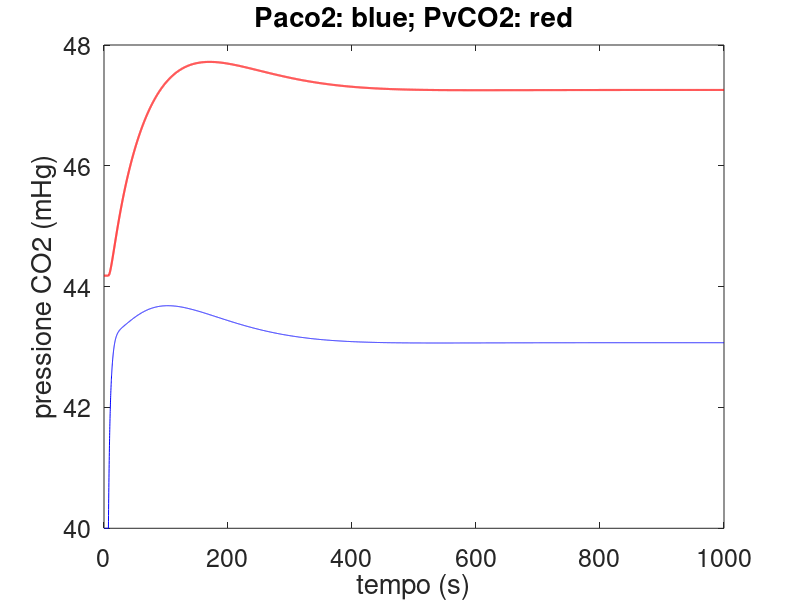
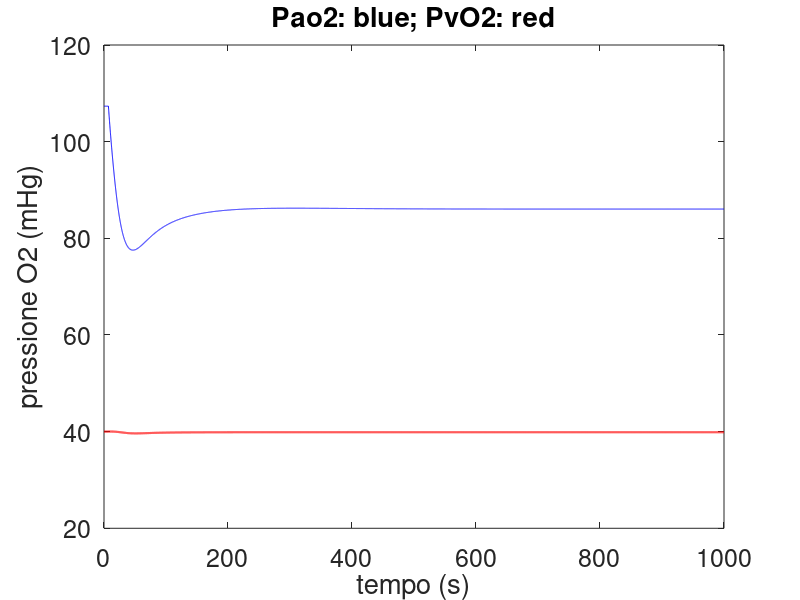
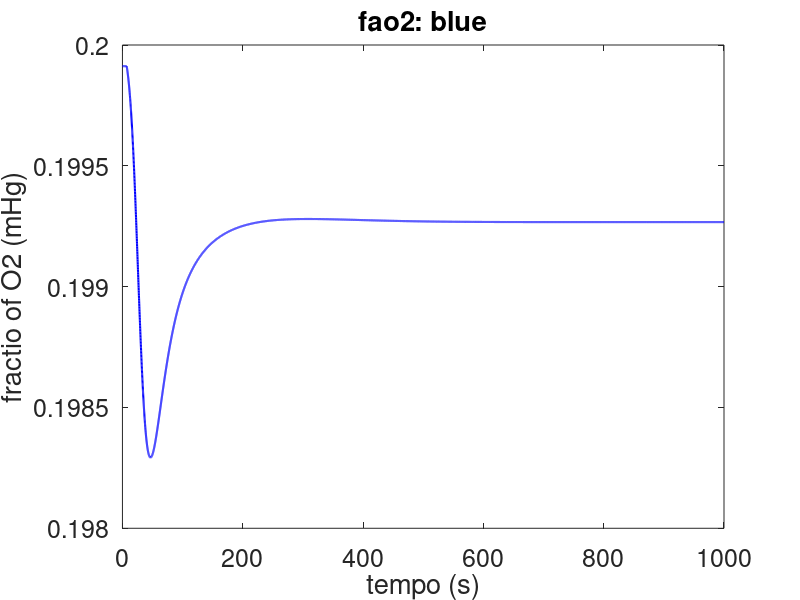
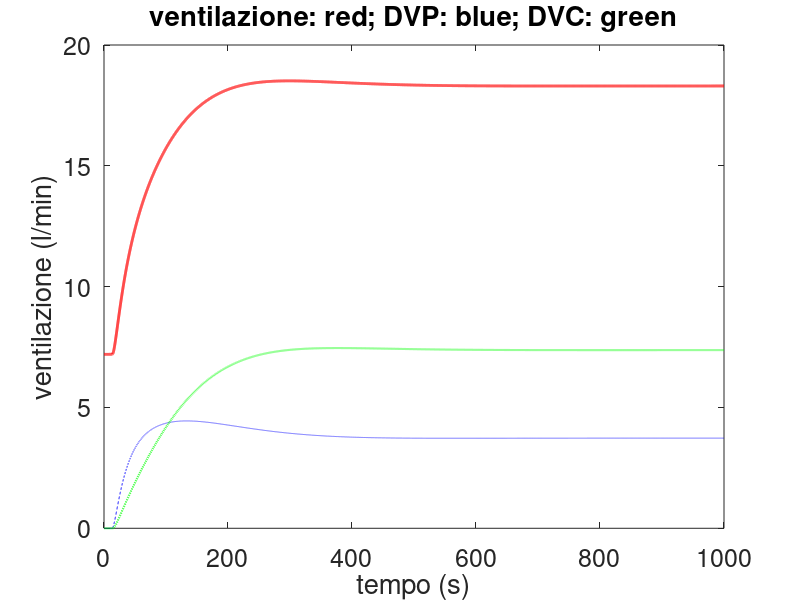

Here is the MATLAB script that generated these plots, in order:
clear all
close all
clc
Vlung = 2.5;
VD = 0.03;
Kco2 = 0.012;
ko2 = 0.1;
Phalf = 30;
Vtiss = 40;
alphaco2 = 0.001;
alphao2 = 0.0031*10/1000;
V0 = 0.12;
Fattore_guadagno = 1;
Fattore_guadagno_o2 = 1;
Gpc = 0.02*Fattore_guadagno;
Gpo  = 1*Fattore_guadagno_o2;
Gc = 0.04*Fattore_guadagno;
taup = 20;
tauc = 120;

thetap = 40;
thetac = 40;
tmax = 1000;
dt = 0.1;
t = [0:dt:tmax];
L = length(t);

failure = 1;   % normale =1, riducendo failure si simula l'insufficienza cardiaca
Q = 0.083*failure;   % valore normale 0.083;
Tp = 6.1/failure;   % valore normale 6.1;
Tc = 7.1/failure;  % valore normale 7.1

Metabolismo = 1.0;    %normale =1, aumentando metabolismo si simula un aumento del metabolismo
Mco2 = 0.25/60*Metabolismo;
Mo2 = - 16/3600*Metabolismo;
PIco2 = 30;
PIo2 =  100;

Paco2 = zeros(1,L);
Pvco2 = zeros(1,L);
Pao2 = zeros(1,L);
Pvo2 = zeros(1,L);
DVp = zeros(1,L);
DVc = zeros(1,L);
V = zeros(1,L);
inizio = max([round(Tp/dt) round(Tc/dt)]);
fao2_vett = zeros(1,L);

Paco2(1:inizio+1) = 40;
Pvco2(1:inizio+1) = 44.1817;
Pao2(1:inizio+1) = 107.34;
Pvo2(1:inizio+1) = 40;
V(1:inizio+1) = V0;




for j = inizio+1:L-1,

    DPaco2 = ( (V(j) - VD)*( PIco2-Paco2(j) )+863*Q*Kco2*(Pvco2(j) - Paco2(j)) )/Vlung;
    DPvco2 = (Q*Kco2*( Paco2(j) - Pvco2(j) ) + Mco2) / Vtiss/alphaco2;
    fao2 = 20/100/(1+exp(-ko2*(Pao2(j)-Phalf)));
    fvo2 = 20/100/(1+exp(-ko2*(Pvo2(j)-Phalf)));
    fao2_rit = 20/100/(1+exp(-ko2*(Pao2(j-round(Tp/dt))-Phalf)));
    DPao2 = ( (V(j) - VD)*( PIo2-Pao2(j) )+863*Q*(fvo2-fao2))/Vlung;
    DPvo2 = (Q*(fao2 - fvo2) + Mo2) / Vtiss/alphao2;
    DDVp = (-DVp(j) + Gpc*( Paco2(j-round(Tp/dt)) - thetap))/taup - Gpo*(fao2_rit - 20/100)/taup;
    DDVc = (-DVc(j) + Gc*( Paco2(j-round(Tc/dt)) - thetac))/tauc;
    
    Paco2(j+1) = Paco2(j) + dt*DPaco2;
    Pvco2(j+1) = Pvco2(j) + dt*DPvco2;
    Pao2(j+1) = Pao2(j) + dt*DPao2;
    Pvo2(j+1) = Pvo2(j) + dt*DPvo2;
    DVp(j+1) = DVp(j) + dt*DDVp;
    DVc(j+1) = DVc(j) + dt*DDVc;   
    V(j+1) = V0 + DVp(j) + DVc(j);
    if V(j+1) < 0  V(j+1) = 0; end
end
V(L) = V0 + DVp(L) + DVc(L);
fao2_vett = 20/100./(1+exp(-ko2*(Pao2-Phalf)));

plot(t,Paco2,'b',t,Pvco2,'r','linewidth',1.5)
title('Paco2: blue; PvCO2: red','fontsize',18)
xlabel('tempo (s)','fontsize',18)
ylabel('pressione CO2 (mHg)','fontsize',18)
set(gca,'fontsize',18)
figure
plot(t,Pao2,'b',t,Pvo2,'r','linewidth',1.5)
title('Pao2: blue; PvO2: red','fontsize',18)
xlabel('tempo (s)','fontsize',18)
ylabel('pressione O2 (mHg)','fontsize',18)
set(gca,'fontsize',18)
figure
plot(t,fao2_vett,'b','linewidth',1.5)
title('fao2: blue','fontsize',18)
xlabel('tempo (s)','fontsize',18)
ylabel('fractio of O2 (mHg)','fontsize',18)
set(gca,'fontsize',18)
figure
plot(t,V*60,'r','linewidth',2)
hold on
plot(t,DVp*60,'--b',t,DVc*60,'--g','linewidth',1.5)
title('ventilazione: red; DVP: blue; DVC: green','fontsize',18)
xlabel('tempo (s)','fontsize',18)
ylabel('ventilazione (l/min)','fontsize',18)
set(gca,'fontsize',18)


    
    
